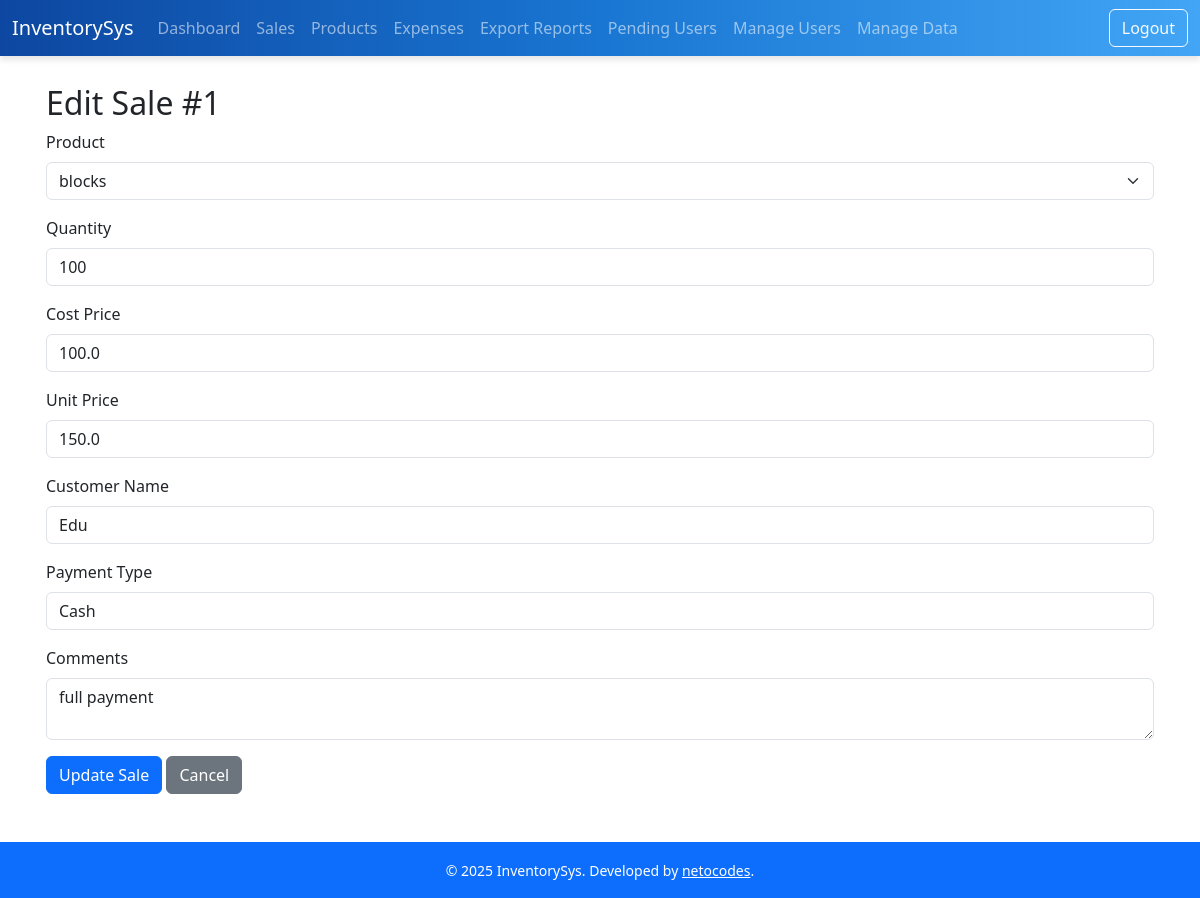
The page /sale/1/edit (signed in) on the database its author committed.
### models.py (models this page shows)
class Sale(db.Model):
    id = db.Column(db.Integer, primary_key=True)
    uuid = db.Column(db.String(36), unique=True, default=lambda: str(uuid.uuid4()))
    product_id = db.Column(db.Integer, db.ForeignKey('product.id'), nullable=False)
    quantity = db.Column(db.Integer, nullable=False)
    cost_price = db.Column(db.Float, nullable=False)  # <-- Add this line
    unit_price = db.Column(db.Float, nullable=False)
    total_price = db.Column(db.Float, nullable=False)
    customer_name = db.Column(db.String(100), nullable=True)
    payment_type = db.Column(db.String(50), nullable=True)  # e.g., Cash, Card, Mobile Money
    comments = db.Column(db.String(300), nullable=True)
    timestamp = db.Column(db.DateTime, default=datetime.utcnow)
    last_modified = db.Column(db.DateTime, default=datetime.utcnow, onupdate=datetime.utcnow)
    synced = db.Column(db.Boolean, default=False)
    user_id = db.Column(db.Integer, db.ForeignKey('user.id'))  # Link to User
    user = db.relationship('User', backref='sales')            # Optional: allows user.sales
    transaction_id = db.Column(db.Integer, db.ForeignKey('sale_transaction.id'), nullable=True)

class Product(db.Model):
    id = db.Column(db.Integer, primary_key=True)
    uuid = db.Column(db.String(36), unique=True, default=lambda: str(uuid.uuid4()))
    barcode = db.Column(db.String(100), unique=True, nullable=True)  # <-- Add this line
    name = db.Column(db.String(100), nullable=False)
    quantity = db.Column(db.Integer, nullable=False)
    price = db.Column(db.Float, nullable=False)
    cost_price = db.Column(db.Float, nullable=False)
    timestamp = db.Column(db.DateTime, default=datetime.utcnow)
    last_modified = db.Column(db.DateTime, default=datetime.utcnow, onupdate=datetime.utcnow)
    synced = db.Column(db.Boolean, default=False)
    sales = db.relationship('Sale', backref='product', lazy=True)

### routes/sales.py (the view, shortened to what this page needs)
@bp.route('/sale/<int:sale_id>/edit', methods=['GET', 'POST'])
@login_required
@admin_required
def edit_sale(sale_id):
    sale = Sale.query.get_or_404(sale_id)
    products = Product.query.all()
    return render_template('edit_sale.html', sale=sale, products=products)

### app.py (called while the page is built)
@login_manager.user_loader
def load_user(user_id):
    return User.query.get(int(user_id))

### models.py (called while the page is built)
    def is_admin(self):
        return self.role == 'admin'

### templates/edit_sale.html
{% extends "base.html" %}
{% block content %}
<h2>Edit Sale #{{ sale.id }}</h2>
<form method="post">
    <div class="mb-3">
        <label for="product_id" class="form-label">Product</label>
        <select name="product_id" id="product_id" class="form-select" required>
            {% for product in products %}
                <option value="{{ product.id }}" {% if product.id == sale.product_id %}selected{% endif %}>
                    {{ product.name }}
                </option>
            {% endfor %}
        </select>
    </div>
    <div class="mb-3">
        <label for="quantity" class="form-label">Quantity</label>
        <input type="number" name="quantity" id="quantity" class="form-control" value="{{ sale.quantity }}" required min="1" />
    </div>
    <div class="mb-3">
        <label for="cost_price" class="form-label">Cost Price</label>
        <input type="number" name="cost_price" id="cost_price" class="form-control" value="{{ sale.cost_price }}" step="0.01" required />
    </div>
    <div class="mb-3">
        <label for="unit_price" class="form-label">Unit Price</label>
        <input type="number" name="unit_price" id="unit_price" class="form-control" value="{{ sale.unit_price }}" step="0.01" required />
    </div>
    <div class="mb-3">
        <label for="customer_name" class="form-label">Customer Name</label>
        <input type="text" name="customer_name" id="customer_name" class="form-control" value="{{ sale.customer_name }}" />
    </div>
    <div class="mb-3">
        <label for="payment_type" class="form-label">Payment Type</label>
        <input type="text" name="payment_type" id="payment_type" class="form-control" value="{{ sale.payment_type }}" />
    </div>
    <div class="mb-3">
        <label for="comments" class="form-label">Comments</label>
        <textarea name="comments" id="comments" class="form-control">{{ sale.comments }}</textarea>
    </div>
    <button type="submit" class="btn btn-primary">Update Sale</button>
    <a href="{{ url_for('sales_list') }}" class="btn btn-secondary">Cancel</a>
</form>
{% endblock %}

### rows shown on the page
Sale: id "1", product_id "blocks", quantity "100", cost_price "100.0", unit_price "150.0", customer_name "Edu", payment_type "Cash", comments "full payment"

### other values the page prints
{{ current_year or 2025 }} "2025"
